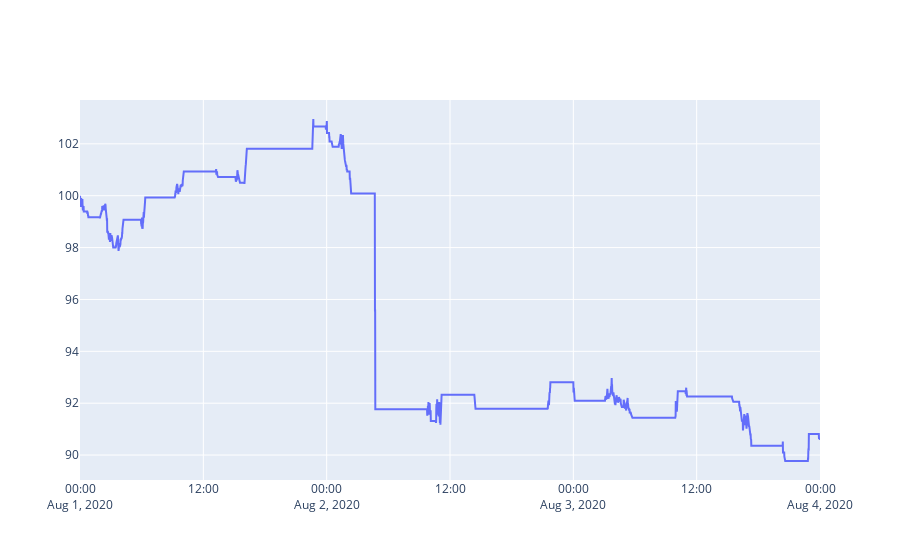

Write notebook code for a chart like this one.
### Code cell
pairs_portfolio_fx.plot_objects([{'label': 'nav', 'value': portfolio['nav']['nav']}])

### Figure 1 — Plotly figure (JSON) as saved in the notebook; plotly's stock layout.template omitted (floating-point values rounded to 4 significant figures; data arrays with more than 128 entries replaced by an {"elided": "..."} marker saying what was removed)
{"data": [{"mode": "lines", "name": "nav", "type": "scatter", "x": {"elided": "4321 str values"}, "y": {"elided": "4321 float values"}}], "layout": {}}
